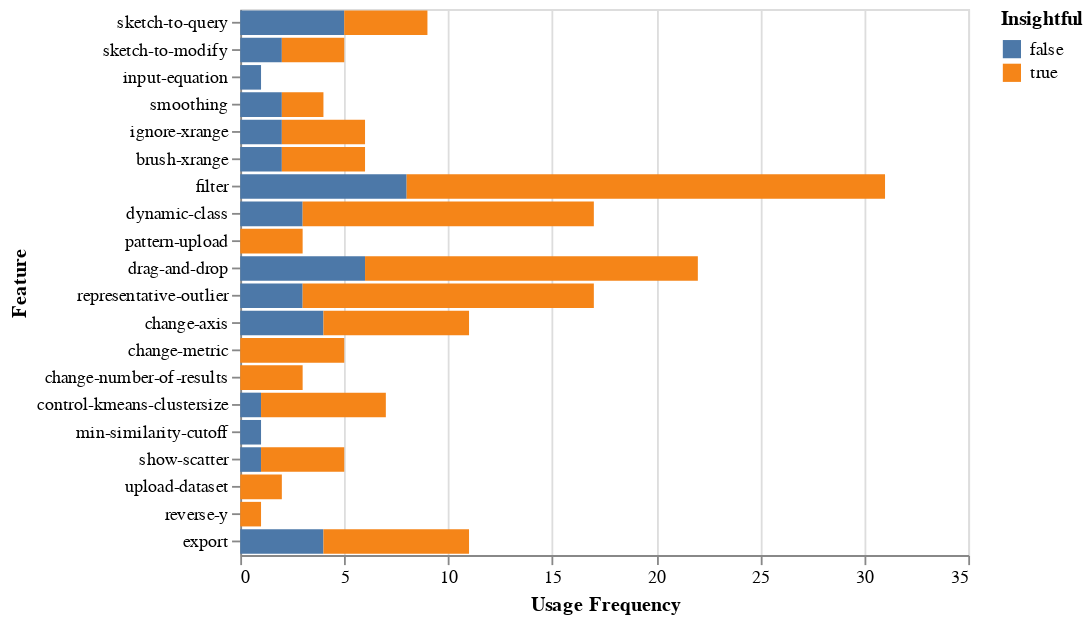

The notebook cell saved with this chart:
### Code cell
alt.Chart(df_user_session_insightfulness_freq).mark_bar().encode(
    alt.X("Usage Frequency",aggregate="sum",title="Usage Frequency"),
    alt.Y("Feature",sort=['sketch-to-query','sketch-to-modify','input-equation','smoothing','ignore-xrange','brush-xrange',
                          'filter','dynamic-class','pattern-upload','drag-and-drop','representative-outlier',
                          'change-axis', 'change-metric','change-number-of-results','control-kmeans-clustersize', 'min-similarity-cutoff','show-scatter', 'upload-dataset','reverse-y']),
    color = "Insightful"
)

### Figure 1 — Vega-Lite specification as saved in the notebook (floating-point values rounded to 4 significant figures)
{"$schema": "https://vega.github.io/schema/vega-lite/v2.6.0.json", "config": {"view": {"height": 300, "width": 400}}, "data": {"name": "data-ae4145012d3f3581db3e65c944a28e22"}, "datasets": {"data-ae4145012d3f3581db3e65c944a28e22": [{"Feature": "brush-xrange", "Insightful": false, "Usage Frequency": 1, "session_id": 2, "user": "G1"}, {"Feature": "brush-xrange", "Insightful": false, "Usage Frequency": 1, "session_id": 3, "user": "A2"}, {"Feature": "brush-xrange", "Insightful": true, "Usage Frequency": 1, "session_id": 1, "user": "A3"}, {"Feature": "brush-xrange", "Insightful": true, "Usage Frequency": 1, "session_id": 1, "user": "M1"}, {"Feature": "brush-xrange", "Insightful": true, "Usage Frequency": 1, "session_id": 2, "user": "A1"}, {"Feature": "brush-xrange", "Insightful": true, "Usage Frequency": 1, "session_id": 8, "user": "G2"}, {"Feature": "change-axis", "Insightful": false, "Usage Frequency": 1, "session_id": 0, "user": "M1"}, {"Feature": "change-axis", "Insightful": false, "Usage Frequency": 1, "session_id": 1, "user": "M3"}, {"Feature": "change-axis", "Insightful": false, "Usage Frequency": 1, "session_id": 3, "user": "M3"}, {"Feature": "change-axis", "Insightful": false, "Usage Frequency": 1, "session_id": 4, "user": "A3"}, {"Feature": "change-axis", "Insightful": true, "Usage Frequency": 1, "session_id": 0, "user": "M2"}, {"Feature": "change-axis", "Insightful": true, "Usage Frequency": 1, "session_id": 0, "user": "M3"}, {"Feature": "change-axis", "Insightful": true, "Usage Frequency": 1, "session_id": 1, "user": "M1"}, {"Feature": "change-axis", "Insightful": true, "Usage Frequency": 1, "session_id": 2, "user": "A2"}, {"Feature": "change-axis", "Insightful": true, "Usage Frequency": 1, "session_id": 3, "user": "A3"}, {"Feature": "change-axis", "Insightful": true, "Usage Frequency": 1, "session_id": 3, "user": "M2"}, {"Feature": "change-axis", "Insightful": true, "Usage Frequency": 1, "session_id": 4, "user": "M2"}, {"Feature": "change-metric", "Insightful": true, "Usage Frequency": 1, "session_id": 0, "user": "M3"}, {"Feature": "change-metric", "Insightful": true, "Usage Frequency": 3, "session_id": 1, "user": "A3"}, {"Feature": "change-metric", "Insightful": true, "Usage Frequency": 1, "session_id": 1, "user": "G3"}, {"Feature": "change-number-of-results", "Insightful": true, "Usage Frequency": 3, "session_id": 1, "user": "A2"}, {"Feature": "control-kmeans-clustersize", "Insightful": false, "Usage Frequency": 1, "session_id": 1, "user": "G2"}, {"Feature": "control-kmeans-clustersize", "Insightful": true, "Usage Frequency": 2, "session_id": 0, "user": "G1"}, {"Feature": "control-kmeans-clustersize", "Insightful": true, "Usage Frequency": 1, "session_id": 1, "user": "G3"}, {"Feature": "control-kmeans-clustersize", "Insightful": true, "Usage Frequency": 2, "session_id": 3, "user": "G1"}, {"Feature": "control-kmeans-clustersize", "Insightful": true, "Usage Frequency": 1, "session_id": 8, "user": "G2"}, {"Feature": "drag-and-drop", "Insightful": false, "Usage Frequency": 2, "session_id": 0, "user": "A3"}, {"Feature": "drag-and-drop", "Insightful": false, "Usage Frequency": 1, "session_id": 1, "user": "A1"}, {"Feature": "drag-and-drop", "Insightful": false, "Usage Frequency": 1, "session_id": 2, "user": "G1"}, {"Feature": "drag-and-drop", "Insightful": false, "Usage Frequency": 1, "session_id": 2, "user": "G2"}, {"Feature": "drag-and-drop", "Insightful": false, "Usage Frequency": 1, "session_id": 3, "user": "A2"}, {"Feature": "drag-and-drop", "Insightful": true, "Usage Frequency": 1, "session_id": 0, "user": "A1"}, {"Feature": "drag-and-drop", "Insightful": true, "Usage Frequency": 1, "session_id": 0, "user": "A2"}, {"Feature": "drag-and-drop", "Insightful": true, "Usage Frequency": 2, "session_id": 0, "user": "M3"}, {"Feature": "drag-and-drop", "Insightful": true, "Usage Frequency": 3, "session_id": 1, "user": "A2"}, {"Feature": "drag-and-drop", "Insightful": true, "Usage Frequency": 1, "session_id": 1, "user": "A3"}, {"Feature": "drag-and-drop", "Insightful": true, "Usage Frequency": 1, "session_id": 1, "user": "G1"}, {"Feature": "drag-and-drop", "Insightful": true, "Usage Frequency": 1, "session_id": 1, "user": "G3"}, {"Feature": "drag-and-drop", "Insightful": true, "Usage Frequency": 1, "session_id": 2, "user": "M3"}, {"Feature": "drag-and-drop", "Insightful": true, "Usage Frequency": 2, "session_id": 3, "user": "G1"}, {"Feature": "drag-and-drop", "Insightful": true, "Usage Frequency": 2, "session_id": 3, "user": "M2"}, {"Feature": "drag-and-drop", "Insightful": true, "Usage Frequency": 1, "session_id": 7, "user": "G2"}, {"Feature": "dynamic-class", "Insightful": false, "Usage Frequency": 3, "session_id": 5, "user": "A1"}, {"Feature": "dynamic-class", "Insightful": true, "Usage Frequency": 5, "session_id": 0, "user": "M2"}, {"Feature": "dynamic-class", "Insightful": true, "Usage Frequency": 4, "session_id": 0, "user": "M3"}, {"Feature": "dynamic-class", "Insightful": true, "Usage Frequency": 1, "session_id": 1, "user": "M1"}, {"Feature": "dynamic-class", "Insightful": true, "Usage Frequency": 1, "session_id": 1, "user": "M2"}, {"Feature": "dynamic-class", "Insightful": true, "Usage Frequency": 1, "session_id": 2, "user": "A2"}, {"Feature": "dynamic-class", "Insightful": true, "Usage Frequency": 1, "session_id": 4, "user": "M2"}, {"Feature": "dynamic-class", "Insightful": true, "Usage Frequency": 1, "session_id": 6, "user": "A1"}, {"Feature": "export", "Insightful": false, "Usage Frequency": 1, "session_id": 2, "user": "G1"}, {"Feature": "export", "Insightful": false, "Usage Frequency": 1, "session_id": 2, "user": "G3"}, {"Feature": "export", "Insightful": false, "Usage Frequency": 1, "session_id": 4, "user": "M1"}, {"Feature": "export", "Insightful": false, "Usage Frequency": 1, "session_id": 6, "user": "A3"}, {"Feature": "export", "Insightful": true, "Usage Frequency": 3, "session_id": 1, "user": "A2"}, {"Feature": "export", "Insightful": true, "Usage Frequency": 1, "session_id": 6, "user": "A1"}, {"Feature": "export", "Insightful": true, "Usage Frequency": 1, "session_id": 7, "user": "A1"}, {"Feature": "export", "Insightful": true, "Usage Frequency": 2, "session_id": 7, "user": "G2"}, {"Feature": "filter", "Insightful": false, "Usage Frequency": 1, "session_id": 1, "user": "A1"}, {"Feature": "filter", "Insightful": false, "Usage Frequency": 1, "session_id": 1, "user": "G2"}, {"Feature": "filter", "Insightful": false, "Usage Frequency": 1, "session_id": 2, "user": "G2"}, {"Feature": "filter", "Insightful": false, "Usage Frequency": 1, "session_id": 2, "user": "M1"}, {"Feature": "filter", "Insightful": false, "Usage Frequency": 2, "session_id": 3, "user": "A1"}, {"Feature": "filter", "Insightful": false, "Usage Frequency": 2, "session_id": 5, "user": "G2"}, {"Feature": "filter", "Insightful": true, "Usage Frequency": 5, "session_id": 0, "user": "A1"}, {"Feature": "filter", "Insightful": true, "Usage Frequency": 1, "session_id": 0, "user": "A2"}, {"Feature": "filter", "Insightful": true, "Usage Frequency": 3, "session_id": 1, "user": "A2"}, {"Feature": "filter", "Insightful": true, "Usage Frequency": 1, "session_id": 2, "user": "A1"}, {"Feature": "filter", "Insightful": true, "Usage Frequency": 2, "session_id": 2, "user": "A3"}, {"Feature": "filter", "Insightful": true, "Usage Frequency": 1, "session_id": 3, "user": "A3"}, {"Feature": "filter", "Insightful": true, "Usage Frequency": 3, "session_id": 3, "user": "M1"}, {"Feature": "filter", "Insightful": true, "Usage Frequency": 1, "session_id": 4, "user": "A1"}, {"Feature": "filter", "Insightful": true, "Usage Frequency": 2, "session_id": 4, "user": "G2"}, {"Feature": "filter", "Insightful": true, "Usage Frequency": 1, "session_id": 4, "user": "M2"}, {"Feature": "filter", "Insightful": true, "Usage Frequency": 1, "session_id": 6, "user": "A1"}, {"Feature": "filter", "Insightful": true, "Usage Frequency": 1, "session_id": 7, "user": "A1"}, {"Feature": "filter", "Insightful": true, "Usage Frequency": 1, "session_id": 7, "user": "G2"}, {"Feature": "ignore-xrange", "Insightful": false, "Usage Frequency": 1, "session_id": 0, "user": "A3"}, {"Feature": "ignore-xrange", "Insightful": false, "Usage Frequency": 1, "session_id": 0, "user": "M1"}, {"Feature": "ignore-xrange", "Insightful": true, "Usage Frequency": 1, "session_id": 1, "user": "A3"}, {"Feature": "ignore-xrange", "Insightful": true, "Usage Frequency": 1, "session_id": 2, "user": "A2"}, {"Feature": "ignore-xrange", "Insightful": true, "Usage Frequency": 1, "session_id": 3, "user": "G3"}, {"Feature": "ignore-xrange", "Insightful": true, "Usage Frequency": 1, "session_id": 4, "user": "G2"}, {"Feature": "input-equation", "Insightful": false, "Usage Frequency": 1, "session_id": 5, "user": "A3"}, {"Feature": "min-similarity-cutoff", "Insightful": false, "Usage Frequency": 1, "session_id": 2, "user": "G1"}, {"Feature": "pattern-upload", "Insightful": true, "Usage Frequency": 1, "session_id": 6, "user": "A1"}, {"Feature": "pattern-upload", "Insightful": true, "Usage Frequency": 1, "session_id": 7, "user": "A1"}, {"Feature": "pattern-upload", "Insightful": true, "Usage Frequency": 1, "session_id": 7, "user": "G2"}, {"Feature": "representative-outlier", "Insightful": false, "Usage Frequency": 2, "session_id": 1, "user": "G2"}, {"Feature": "representative-outlier", "Insightful": false, "Usage Frequency": 1, "session_id": 5, "user": "G2"}, {"Feature": "representative-outlier", "Insightful": true, "Usage Frequency": 1, "session_id": 0, "user": "A2"}, {"Feature": "representative-outlier", "Insightful": true, "Usage Frequency": 2, "session_id": 0, "user": "G1"}, {"Feature": "representative-outlier", "Insightful": true, "Usage Frequency": 1, "session_id": 0, "user": "G2"}, {"Feature": "representative-outlier", "Insightful": true, "Usage Frequency": 3, "session_id": 1, "user": "A2"}, {"Feature": "representative-outlier", "Insightful": true, "Usage Frequency": 2, "session_id": 1, "user": "G3"}, {"Feature": "representative-outlier", "Insightful": true, "Usage Frequency": 1, "session_id": 1, "user": "M1"}, {"Feature": "representative-outlier", "Insightful": true, "Usage Frequency": 1, "session_id": 3, "user": "G3"}, {"Feature": "representative-outlier", "Insightful": true, "Usage Frequency": 1, "session_id": 4, "user": "M2"}, {"Feature": "representative-outlier", "Insightful": true, "Usage Frequency": 1, "session_id": 7, "user": "G2"}, {"Feature": "representative-outlier", "Insightful": true, "Usage Frequency": 1, "session_id": 8, "user": "G2"}, {"Feature": "reverse-y", "Insightful": true, "Usage Frequency": 1, "session_id": 0, "user": "A1"}, {"Feature": "show-scatter", "Insightful": false, "Usage Frequency": 1, "session_id": 2, "user": "M1"}, {"Feature": "show-scatter", "Insightful": true, "Usage Frequency": 1, "session_id": 0, "user": "G3"}, {"Feature": "show-scatter", "Insightful": true, "Usage Frequency": 1, "session_id": 0, "user": "M2"}, {"Feature": "show-scatter", "Insightful": true, "Usage Frequency": 1, "session_id": 0, "user": "M3"}, {"Feature": "show-scatter", "Insightful": true, "Usage Frequency": 1, "session_id": 3, "user": "G2"}, {"Feature": "sketch-to-modify", "Insightful": false, "Usage Frequency": 1, "session_id": 0, "user": "A3"}, {"Feature": "sketch-to-modify", "Insightful": false, "Usage Frequency": 1, "session_id": 2, "user": "M2"}, {"Feature": "sketch-to-modify", "Insightful": true, "Usage Frequency": 3, "session_id": 3, "user": "M2"}, {"Feature": "sketch-to-query", "Insightful": false, "Usage Frequency": 1, "session_id": 0, "user": "M1"}, {"Feature": "sketch-to-query", "Insightful": false, "Usage Frequency": 2, "session_id": 1, "user": "M3"}, {"Feature": "sketch-to-query", "Insightful": false, "Usage Frequency": 1, "session_id": 2, "user": "M1"}, {"Feature": "sketch-to-query", "Insightful": false, "Usage Frequency": 1, "session_id": 2, "user": "M2"}, {"Feature": "sketch-to-query", "Insightful": true, "Usage Frequency": 2, "session_id": 4, "user": "A1"}, {"Feature": "sketch-to-query", "Insightful": true, "Usage Frequency": 2, "session_id": 4, "user": "G2"}, {"Feature": "smoothing", "Insightful": false, "Usage Frequency": 2, "session_id": 6, "user": "G2"}, {"Feature": "smoothing", "Insightful": true, "Usage Frequency": 1, "session_id": 4, "user": "A1"}, {"Feature": "smoothing", "Insightful": true, "Usage Frequency": 1, "session_id": 8, "user": "G2"}, {"Feature": "upload-dataset", "Insightful": true, "Usage Frequency": 1, "session_id": 0, "user": "G3"}, {"Feature": "upload-dataset", "Insightful": true, "Usage Frequency": 1, "session_id": 8, "user": "G2"}]}, "encoding": {"color": {"field": "Insightful", "type": "nominal"}, "x": {"aggregate": "sum", "field": "Usage Frequency", "title": "Usage Frequency", "type": "quantitative"}, "y": {"field": "Feature", "sort": ["sketch-to-query", "sketch-to-modify", "input-equation", "smoothing", "ignore-xrange", "brush-xrange", "filter", "dynamic-class", "pattern-upload", "drag-and-drop", "representative-outlier", "change-axis", "change-metric", "change-number-of-results", "control-kmeans-clustersize", "min-similarity-cutoff", "show-scatter", "upload-dataset", "reverse-y"], "type": "nominal"}}, "mark": "bar"}
